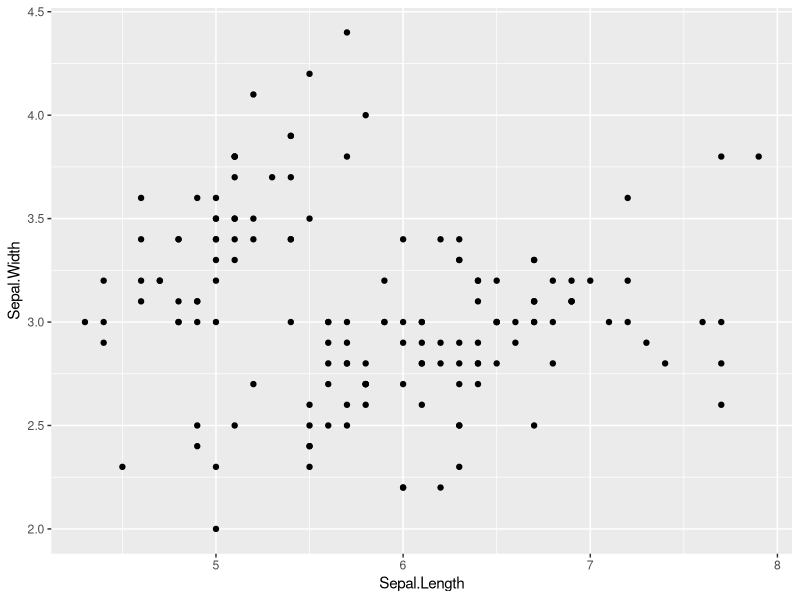
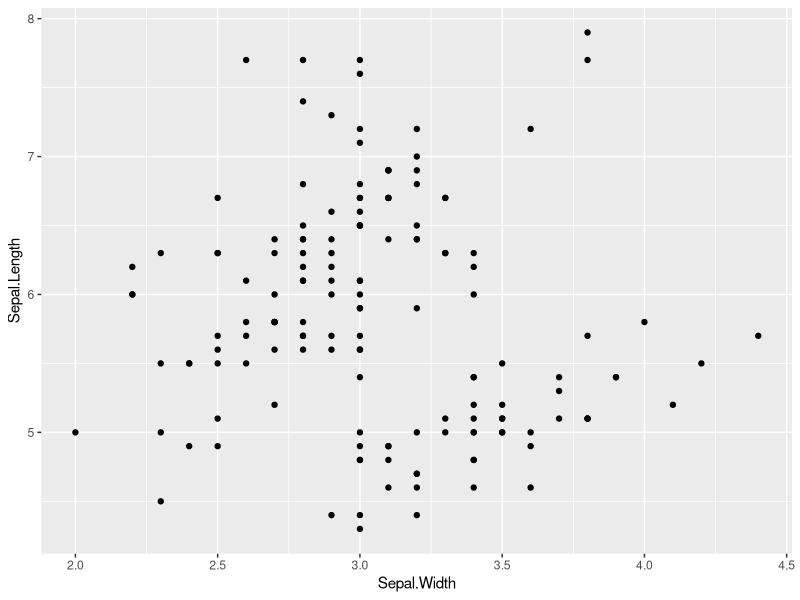
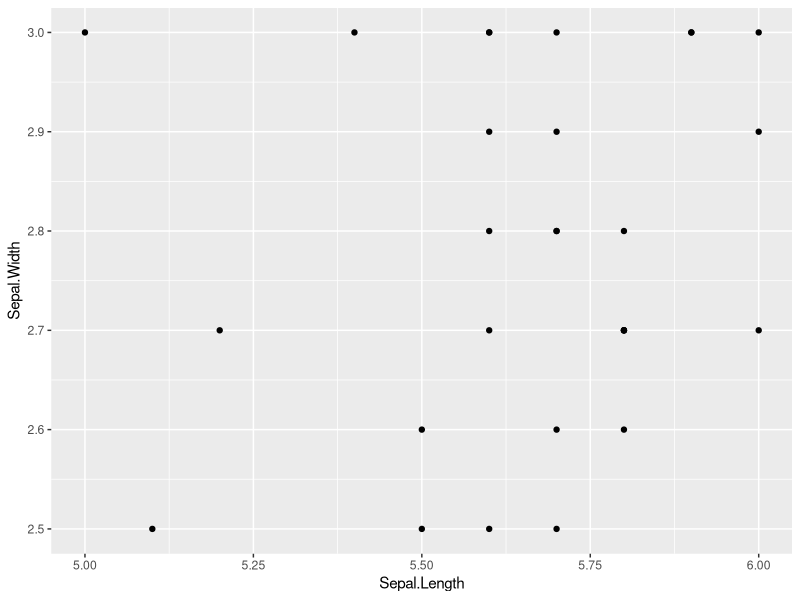
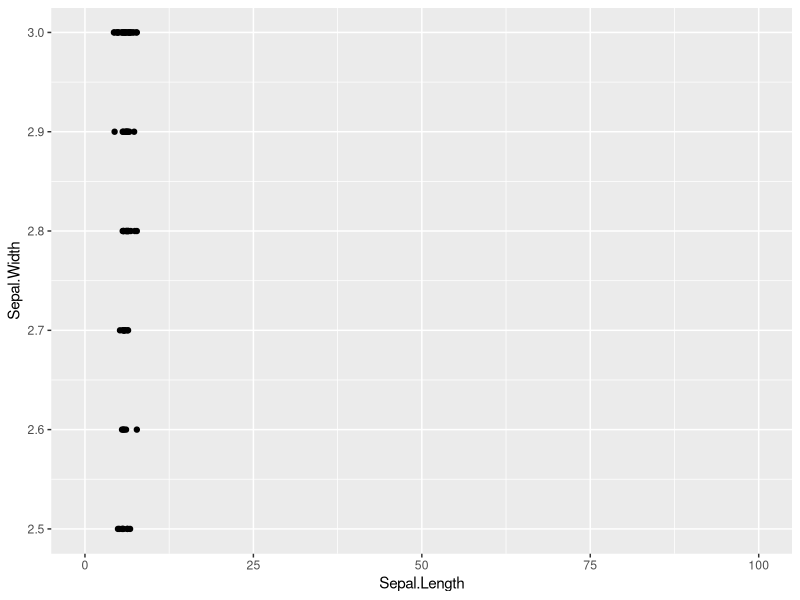
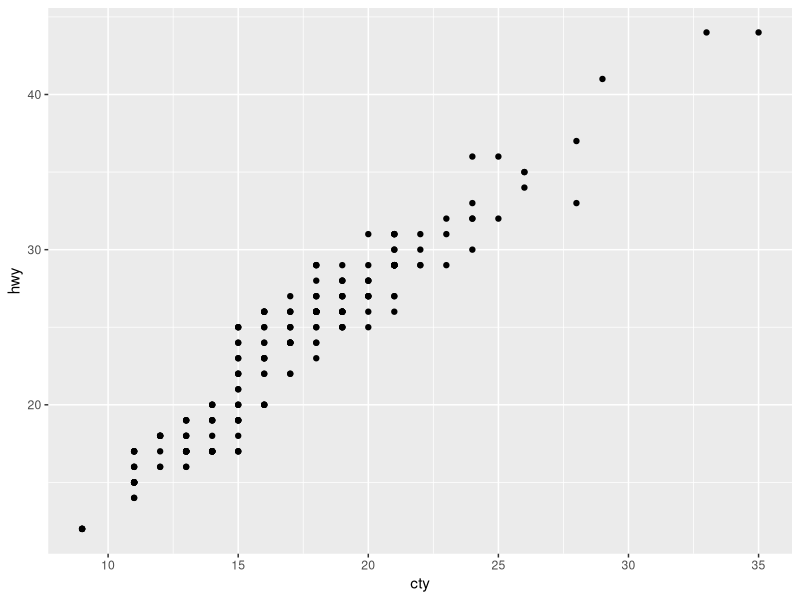
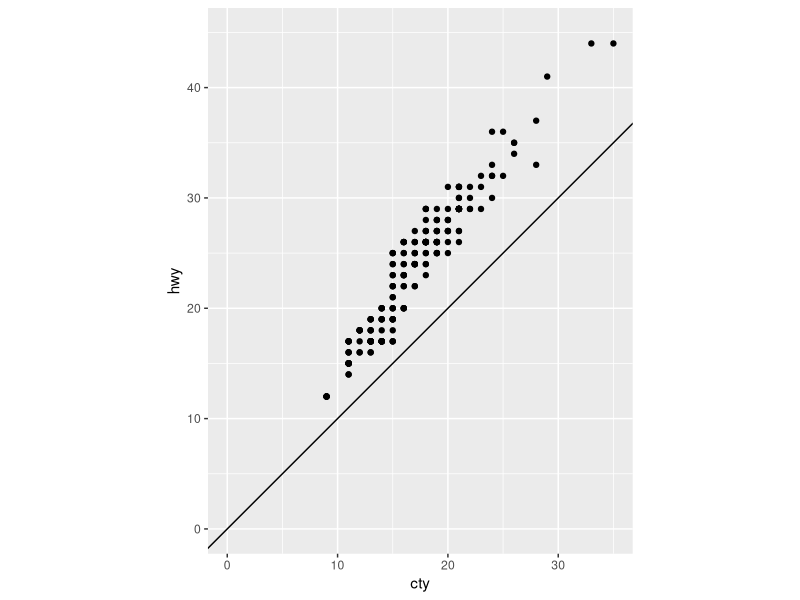
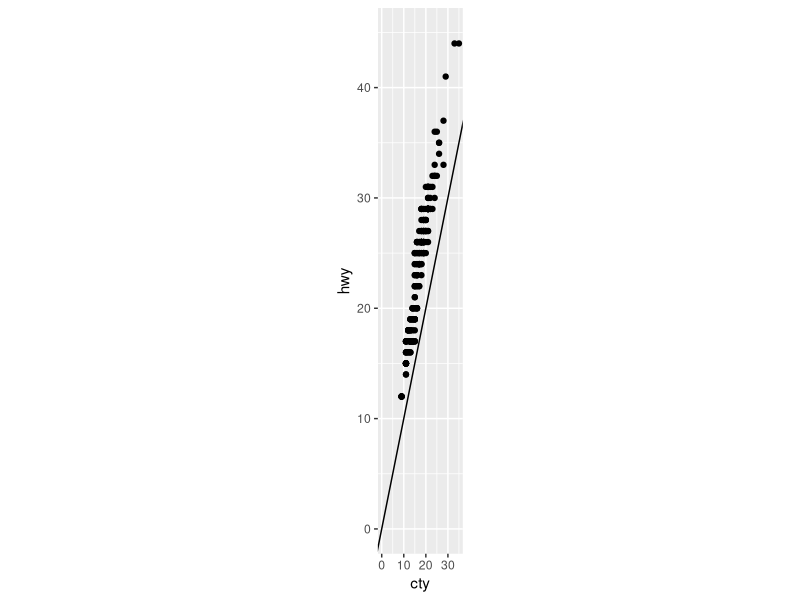
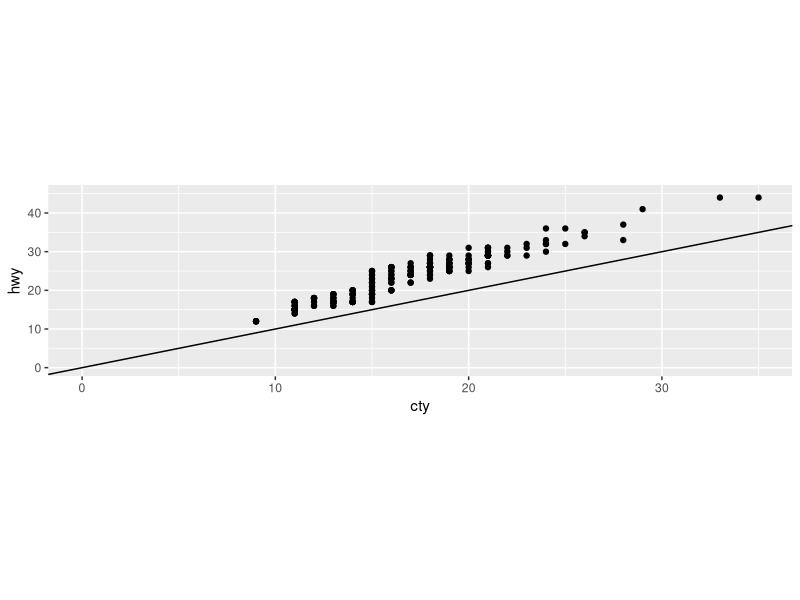

Here is the R script that generated these plots, in order:
library(tidyverse)

##advanced ggplot settingd
#coord_* function de change the behavior/scale of the axe
#invert coord
#boudaires
#scale(linear,log)
#type
base<-iris%>% 
  ggplot(aes(x=Sepal.Length,y=Sepal.Width))+
  geom_point()
  
base
######fonction coord_*
base+coord_flip() #invertir les axes x<-->y

##limiter les axes coord_cartesian()
base+coord_cartesian(xlim=c(5,6),ylim=c(2.5,3))
base+coord_cartesian(xlim=c(0,100),ylim=c(2.5,3))

##rapport entre les échelles de x et de y
miles<-mpg%>%
  ggplot(aes(x=cty,y=hwy))+
  geom_point()

miles
miles+coord_equal(xlim=c(0,35),ylim=c(0,45))+
  geom_abline(slope=1,intercept = 0)

miles+coord_equal(ratio=5,xlim=c(0,35),ylim=c(0,45))+
  geom_abline(slope=1,intercept = 0)

miles+coord_equal(ratio=0.2,xlim=c(0,35),ylim=c(0,45))+
  geom_abline(slope=1,intercept = 0)

#modifier l'échelle des axes
#toute transformation mathématique est possible
miles
miles+coord_trans(x="log10",y="log10")

miles+coord_trans(x="log2",y="log2")

##coordonnées polaires
base
base+coord_polar(theta = "y",direction = -1)

base+coord_polar(theta = "x",direction = -1)

#camembert --pie chart
iris%>%
  ggplot(aes(x="",y=Species,fill=Species))+
  geom_col()

iris%>%
  ggplot(aes(x="",y=Species,fill=Species))+
  geom_col()+
  coord_polar(theta="y")

iris%>%
  ggplot(aes(x=Species,fill=Species))+
  geom_bar() 

iris%>%
  ggplot(aes(x=Species,y="",fill=Species))+
  geom_col()

###### fonction scale_*_*
#functions change the appearance of the mapping
#scale_NAME_TYPE


base<-iris%>%
  ggplot(aes(x=Sepal.Length,y=Sepal.Width,col=Species,size=Petal.Length))+
  geom_point()
base
base+scale_color_grey()+scale_size_continuous(range=c(1,25))
##couleurs
base+scale_color_brewer()
base+scale_color_brewer(type="qual")
##colorblind
base+scale_color_viridis_d()


#quels sont kes palettes de couleur de brewer
RColorBrewer::display.brewer.all()

#faire tous les seuls comme des grands
base+scale_color_manual(values=c("pink","brown","orange"))
base+scale_color_manual(values=c("pink","brown","chartreuse4"))
base+scale_color_manual(values=c("indianred","brown","orange"))

base+scale_color_grey()
##continuons color
base<-iris%>%
  ggplot(aes(x=Sepal.Length,y=Sepal.Width,col=Petal.Length,size=Petal.Length))+
  geom_point() 
base

base1<-iris%>%
  ggplot(aes(x=Sepal.Length,y=Sepal.Width,col=Petal.Width,size=Petal.Length))+
  geom_point() 
base

base+scale_color_gradient(low="green",high="red")
base+scale_color_gradient2(low="blue",mid="grey",high="red",midpoint=1.5)

##entre discret et continu!: binned scale
base+scale_color_binned()
base+scale_color_binned(type="viridis")


##size-- changer la taille
base
base+scale_size_area(max_size=12)
base+scale_size_area(max_size=2)
##remplissage (fill)

base<-mpg%>%
  ggplot(aes(x=manufacturer,fill=manufacturer))+
  geom_bar()
base
base+scale_fill_viridis_d()

base+scale_fill_brewer(palette = "set2")
##différence entre changer les couleurs du MAPPING 
##ou changer les couleurs d'un OBJET
##toutes barres rouges
base+geom_bar(color="red")
base+geom_bar(fill="red")
base+geom_bar(fill="red",width=2)





####theme
##theme functions refer to the appoearance of everying 
#tout ce qui passe par aes() et scale() change par variable
##tout ce qui passe directement aux geom() ne change pas
base+theme_classic()
base+theme_minimal()
base+theme_grey()
base+theme_dark()
base+theme_void()
base+theme_linedraw()


library(ggthemes)

base+theme_base()
base+theme_wsj()
base+theme_stata()

#controle  à la main
base+
  theme( )
base+theme_minimal()+theme(legend.position = "left")

##comment ajouter des titre
base+
  labs(title = "mon title",subtitle = "monsubtile")
base+geom_hline(yintercept=5,col="blue")
base+geom_vline(xintercept=5,col="blue")
base+geom_abline(slope=-1,intercept = 1)








